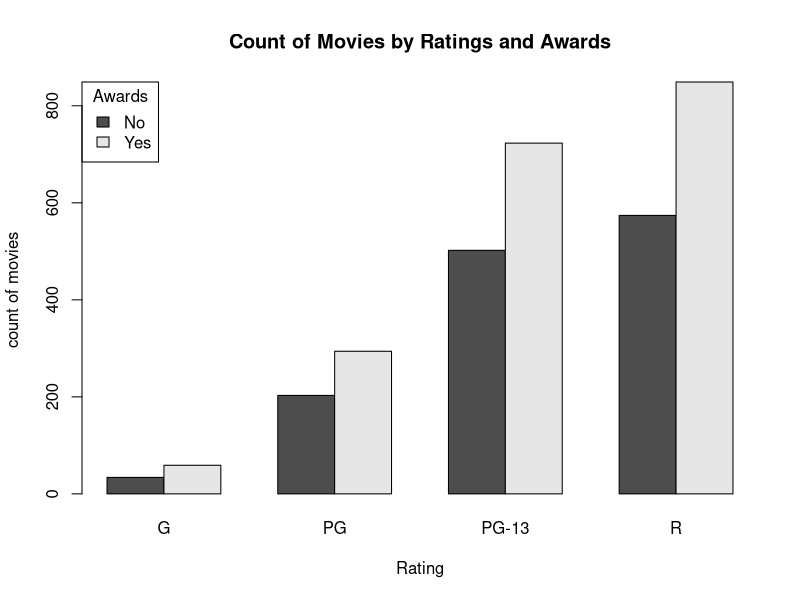
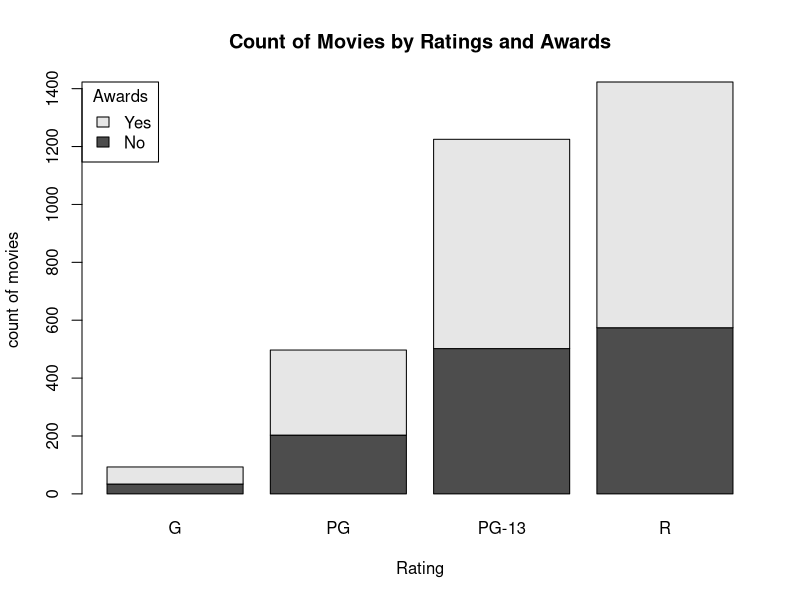
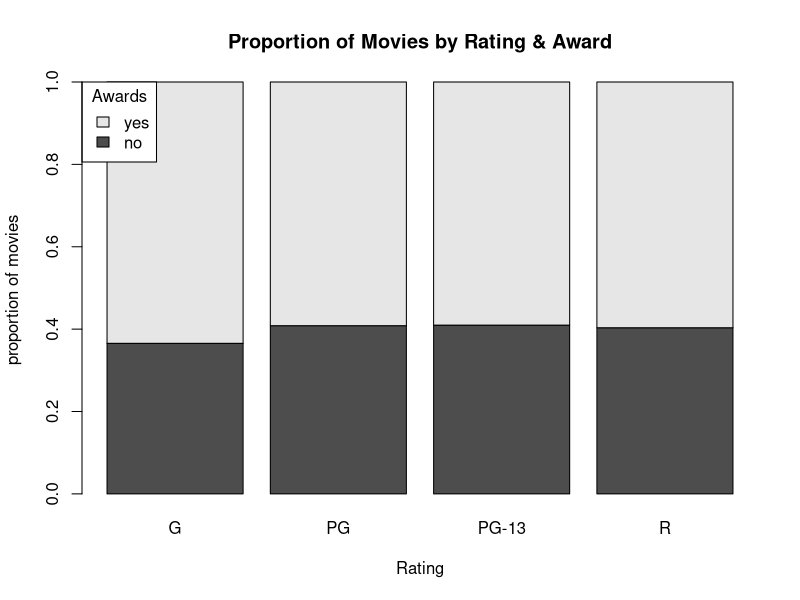
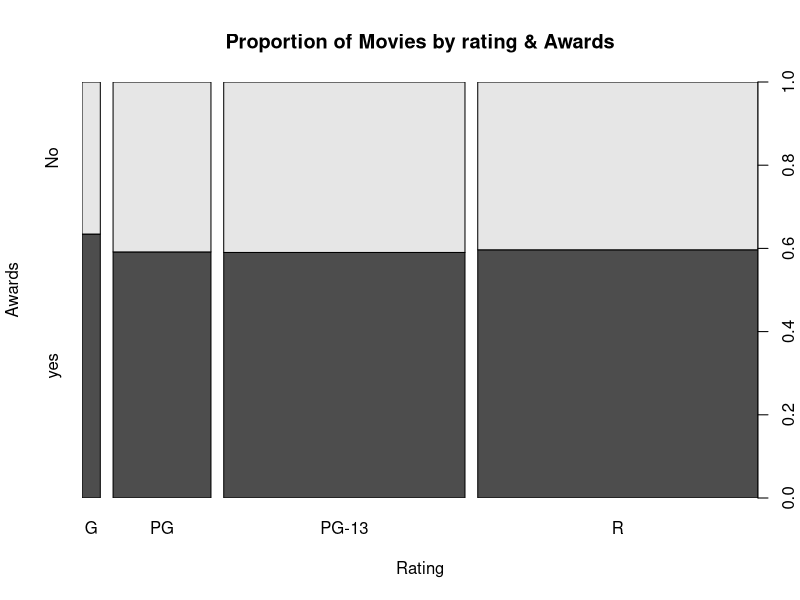
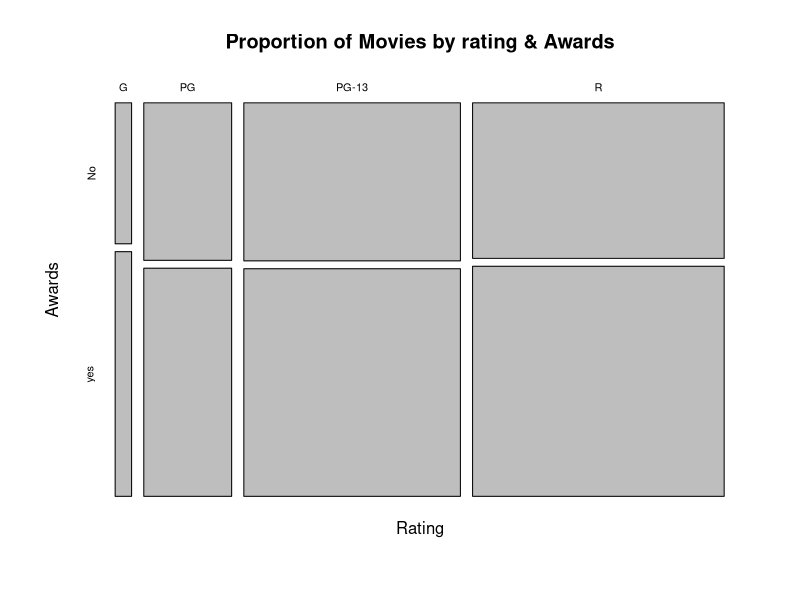
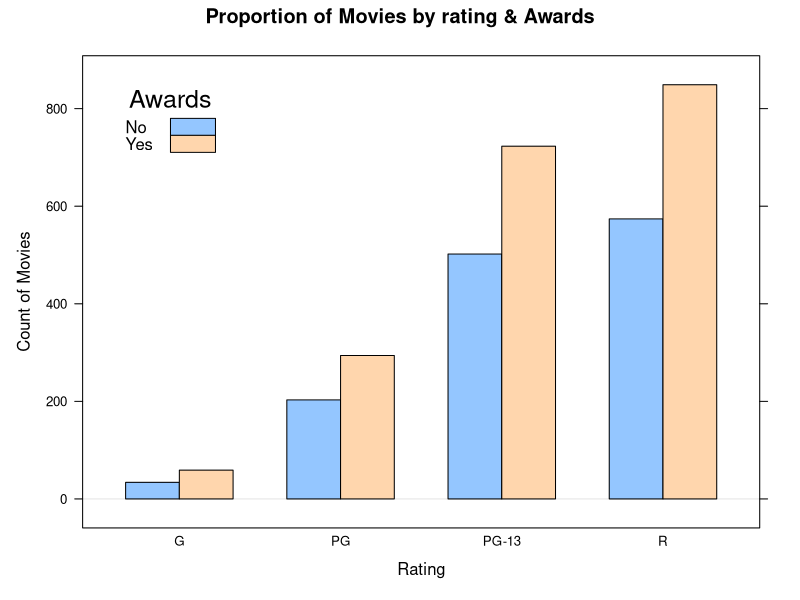
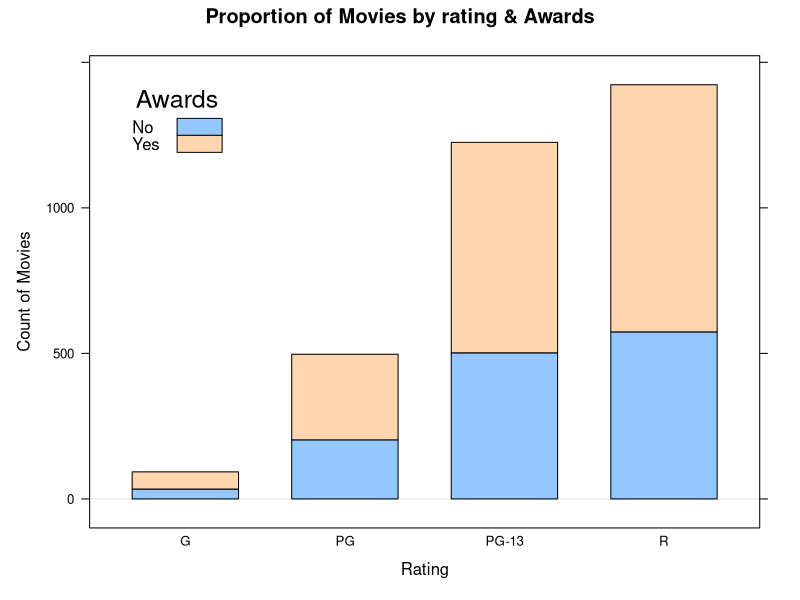
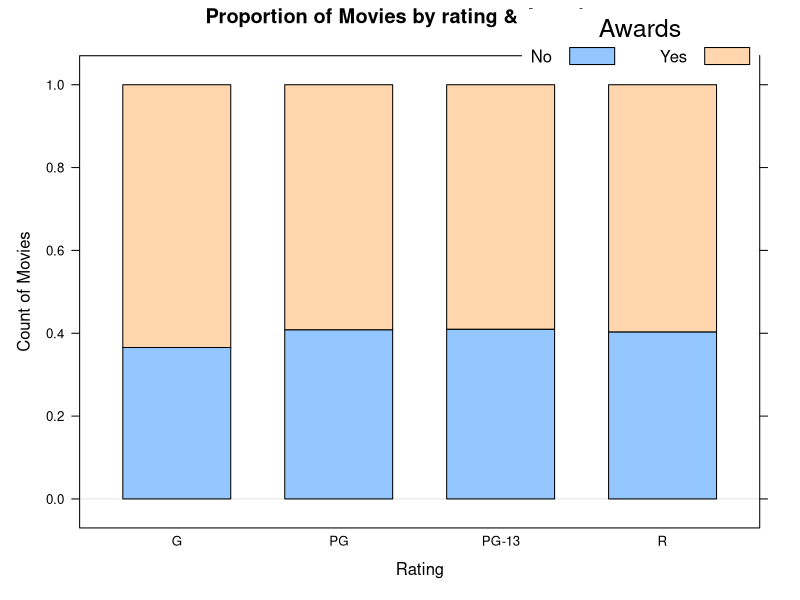

Source code (R) for these figures, in order:

#Qualatative BiVariate Analysis
#Bivariate visualizations for two qualitative variables

setwd("C:/pluralsight/Datasets")
movies <- read.csv("Movies.csv")
head(movies)

awards <- table(movies$Awards,
                movies$Rating)

print(awards)

#
#
# Base Plotting
#
#

#Grouped Frequency Bar chart
barplot(
  height = awards,
  beside = TRUE,
  main = "Count of Movies by Ratings and Awards",
  xlab = "Rating",
  ylab = "count of movies",
  legend = c("No", "Yes"),
  args.legend = list(x = "topleft",
    title = "Awards"))

#Stacked Frequency Bar Chart
barplot(
  height = awards,
  main = "Count of Movies by Ratings and Awards",
  xlab = "Rating",
  ylab = "count of movies",
  legend = c("No", "Yes"),
  args.legend = list(x = "topleft",
                     title = "Awards"))

#Create proportional freuqency table - created percentage of total for each category in table
proportions <- apply(awards,2,function(x) {x/sum(x)}) #Used to convert columns to a number between 1 & 0
#in the above 2 indicates columns, not rows (for rows use 1)

head(awards)

head(proportions)
 
#create a 100% stacked frequency bar chart
barplot(
    height = proportions,
    main = "Proportion of Movies by Rating & Award",
    xlab = "Rating",
    ylab = "proportion of movies",
    legend = c("no","yes"),
    args.legend = list(x = "topleft",
                       title = "Awards")
)

#Create a contingency table
awards <- table(movies$Rating,
            movies$Awards)
#The switching of rows & Columns as seen above is call transposing

colnames(awards) <- c("No", "yes")

print(awards)

#Create a spine plot
spineplot(x = awards,
          main = "Proportion of Movies by rating & Awards",
          xlab = "Rating",
          ylab = "Awards")

#Mosaic Plot
mosaicplot(x = awards,
          main = "Proportion of Movies by rating & Awards",
          xlab = "Rating",
          ylab = "Awards")


#
#
# Lattice
#
#

library(lattice)
awards <- table(movies$Rating,
                movies$Awards)

print(awards)

#Grouped Frequency Bar Chart
barchart(x = awards,
         stack = FALSE,
         horizontal = FALSE,
         main = "Proportion of Movies by rating & Awards",
         xlab = "Rating",
         ylab = "Count of Movies",
         auto.key = list(x = .05, #to create a legend in top right area
                         y = .95,
                         title = "Awards",
                         text = c("No","Yes")
         )
)


#stacked frequency barchart
barchart(x = awards,
         stack = TRUE,
         horizontal = FALSE,
         main = "Proportion of Movies by rating & Awards",
         xlab = "Rating",
         ylab = "Count of Movies",
         auto.key = list(x = .05, #to create a legend in top right area
                         y = .95,
                         title = "Awards",
                         text = c("No","Yes")
         )
)

matrix <- apply(awards,1,function(x) {x/sum(x)}) #Used to convert columns to a number between 1 & 0
#This time uses rows instead of columns (since table is transposed)

proportions <- t(matrix)

head(awards)

head(proportions)

#100 frequency stacked barcharts
barchart(x = proportions,
         stack = TRUE,
         horizontal = FALSE,
         main = "Proportion of Movies by rating & Awards",
         xlab = "Rating",
         ylab = "Count of Movies",
         auto.key = list(x = .65, #to create a legend in top right area
                         y = 1.10,
                         title = "Awards",
                         columns = 2,
                         text = c("No","Yes"),
                         background = 'white'
         )
)

#No spine or mosaic plots in Lattice


#
#
# GGPlot2
#
#

library(ggplot2)

#Frequency Barchart
ggplot(
  data = movies,
  aes(x = Rating, fill = Awards)) + 
  geom_bar(position = "dodge") + #Dodge = Bars are set side by side within each group
  ggtitle("Count of Movies by Ratings & Awards") +
  xlab("Runtime (Minutes)") +
  scale_fill_discrete(labels = c("No","yes"))


#stacked Frequency Barchart
ggplot(
  data = movies,
  aes(x = Rating, fill = Awards)) + 
  geom_bar() + #By default position = "stacked"
  ggtitle("Count of Movies by Ratings & Awards") +
  xlab("Runtime (Minutes)") +
  scale_fill_discrete(labels = c("No","Yes"))

#100% Frequency Barchart
ggplot(
  data = movies,
  aes(x = Rating, fill = Awards)) + 
  geom_bar(position = "fill") +
  ggtitle("Count of Movies by Ratings & Awards") +
  xlab("Runtime (Minutes)") +
  ylab("proportion of Movies") +
  scale_fill_discrete(labels = c("No","Yes"))
  
#No MOsaic or Spine in GGPlot2
  